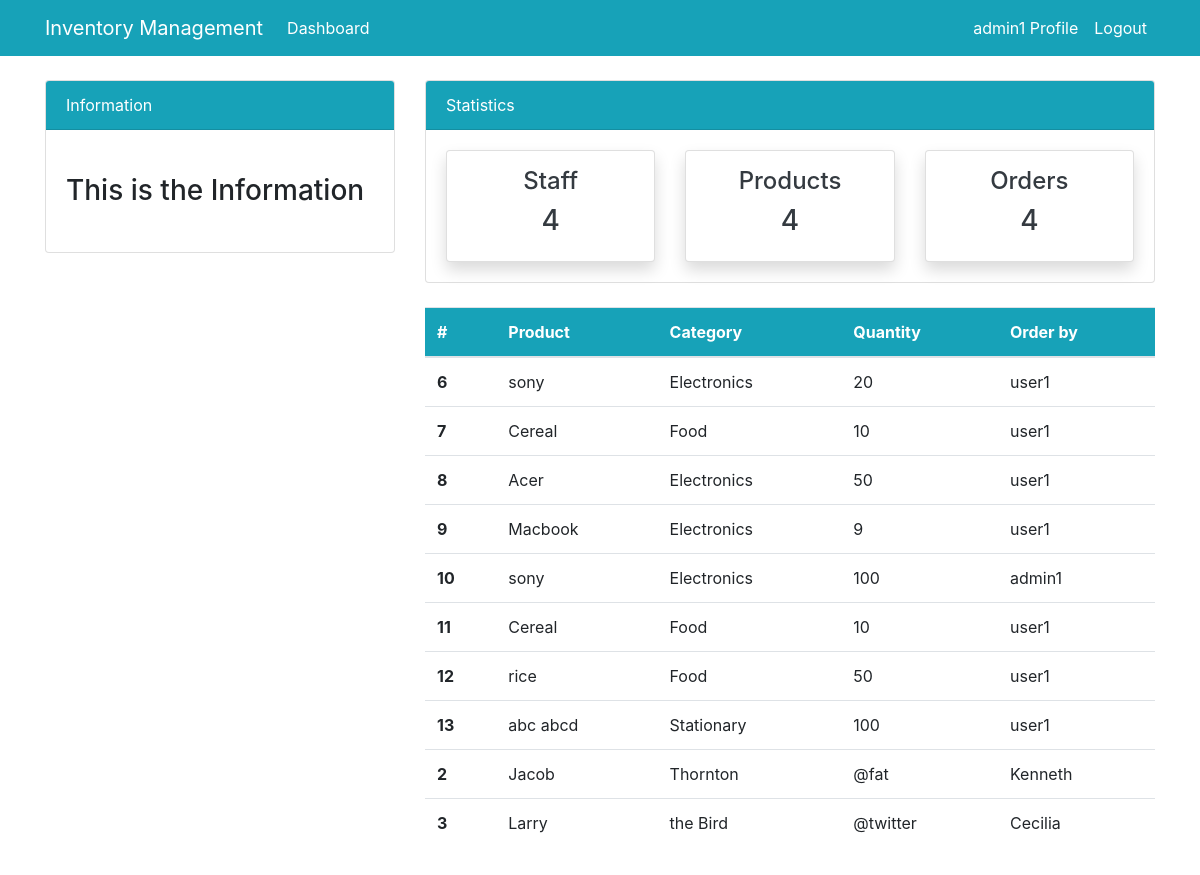
Page /order/ (signed in) on the committed database.
### dashboard/models.py (models this page shows, shortened)
class Order(models.Model):
    product= models.ForeignKey(Product, on_delete=models.CASCADE)
    staff= models.ForeignKey(User,models.CASCADE, null=True)
    order_quantity= models.PositiveIntegerField(null=True)
    date = models.DateTimeField(auto_now_add=True)
    class Meta:
        verbose_name_plural = "Order"

class Product(models.Model):
    name = models.CharField( max_length=100, null=True)
    category= models.CharField(max_length=20, choices=CATEGORY, null=True)
    quantity = models.PositiveIntegerField(null=True)
    class Meta:
        verbose_name_plural = "Product"

### dashboard/views.py (the view)
# urls.py: path("order/", views.order, name='dashboard-order'),
@login_required
def order(request):
    orders= Order.objects.all()
    context={
        'orders': orders
    }
    return render(request, 'dashboard/order.html', context)

### templates/dashboard/order.html (shortened to what this page needs)
{% extends "partials/base.html" %}
{% block content %}
{% include 'partials/topnav.html' %}
<div class="container">
    <div class="row my-4">
        <div class="col-md-4">
        </div>
        <div class="col-md-8">
            <table class="table bg-white">
                <thead class="bg-info">
                    <tr class="text-white">
                        <th scope="col">#</th>
                        <th scope="col">Product</th>
                        <th scope="col">Category</th>
                        <th scope="col">Quantity</th>
                        <th scope="col">Order by</th>
                    </tr>
                </thead>
                <tbody>
                    {% for order in orders %}
                    <tr>
                        <th scope="row">{{order.id}}</th>
                        <td>{{order.product.name}}</td>
                        <td>{{order.product.category}}</td>
                        <td>{{order.order_quantity}}</td>
                        <td>
                            {{order.staff}}
                        </td>
                    </tr>
                    {% endfor %}
                    <tr>
                        <th scope="row">2</th>
                        <td>Jacob</td>
                        <td>Thornton</td>
                        <td>@fat</td>
                        <td>
                            Kenneth
                        </td>
                    </tr>
                    <tr>
                        <th scope="row">3</th>
                        <td>Larry</td>
                        <td>the Bird</td>
                        <td>@twitter</td>
                        <td>
                            Cecilia
                        </td>
                    </tr>
                </tbody>
            </table>
        </div>
    </div>
</div>
{% endblock  %}

### templates/partials/nav.html (shortened to what this page needs)
<nav class="navbar navbar-expand-lg navbar-info bg-info">
    {% if user.is_authenticated %}
    <div class="container">
        <a class="navbar-brand text-white" href="{% url "dashboard-index" %}">Inventory Management</a>
        <div class="collapse navbar-collapse" id="navbarSupportedContent">
            <ul class="navbar-nav mr-auto">
                <li class="nav-item active">
                    {% if user.is_authenticated %}
                    <a class="nav-link text-white" href="{% url "dashboard-index" %}">Dashboard </a>
                    {% else %}
                    <a class="nav-link text-white" href="{% url "home" %}">Dashboard <span
                        class="sr-only">(current)</span></a>
                    {% endif %}
                </li>
            </ul>
            <ul class="navbar-nav ml-auto">
                <li class="nav-item active">
                    <a class="nav-link text-white" href="{% url "user-profile" user.id%}">{{user.username}} Profile </a>
                </li>
                <li class="nav-item">
                    <a class="nav-link text-white" href="{% url "user-logout" %}">Logout</a>
                </li>
            </ul>
        </div>
    </div>
{% endif %}
</nav>

### rows in the picture
Order: id "6", product.name "sony", product.category "Electronics", order_quantity "20", staff "user1"
Order: id "7", product.name "Cereal", product.category "Food", order_quantity "10", staff "user1"
Order: id "8", product.name "Acer", product.category "Electronics", order_quantity "50", staff "user1"
Order: id "9", product.name "Macbook", product.category "Electronics", order_quantity "9", staff "user1"
Order: id "10", product.name "sony", product.category "Electronics", order_quantity "100", staff "admin1"
Order: id "11", product.name "Cereal", product.category "Food", order_quantity "10", staff "user1"
Order: id "12", product.name "rice", product.category "Food", order_quantity "50", staff "user1"
Order: id "13", product.name "abc abcd", product.category "Stationary", order_quantity "100", staff "user1"

### other values in the picture
{{ user.username }} "admin1"
